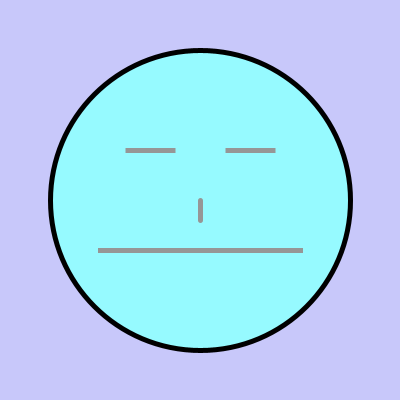
Frame 1 (no input)
Frame 60 (the mouse pressed at the canvas centre just before this capture): identical to frame 1, image omitted
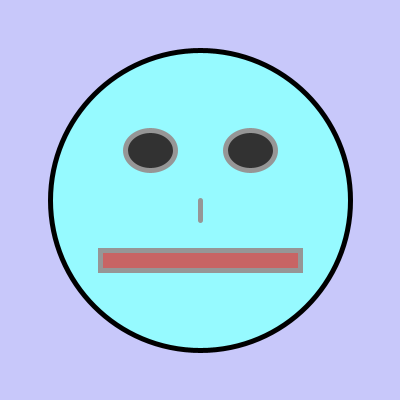
Frame 120 (the mouse held since frame 60 and released just before this capture)

The Processing sketch that drew these frames (run headless with seeded random() and noise(); from frame 60 on, the mouse is pressed at the canvas centre):

// Processing sketch: processing_92315
// ── processing_92315.pde

// this is what happens when the program starts
//it only happens once
void setup() {
//this creates a cavas of 400 pixels wide
// and 400 pixels high 
  size(400, 400);
//draw smoothly:
 smooth();
 //press 3 times harder when drawing lines
 strokeWeight(5);
}

//this tells processing how to draw
//it happens continously
void draw() {
//fill in the background
  background(200, 200, 250);
//draw a big round ellipse
//at position 200, 200
//at width 300
//height 300
//fill in a object with a color 
  fill(150,250,350);
//with lines that are black
  stroke(0);
  ellipse(200, 200, 300, 300);

//fill in any objects with a different gray

//eyes
  fill(50);
  stroke(150);
  ellipse(150, 150, 50, mouseY / 5);
  ellipse(250, 150, 50, mouseY / 5);

//mouth:
//draw a line from 100,250 to 300,260
//draw another line 200,200 to 200,220
  line(200, 200, 200, 220);
//draw a rectangle
//start from 100,250
//width 200 height 10
//red mouth
  fill(200, 100, 100);
  rect(100, 250, 200, mouseX / 10);
 }
